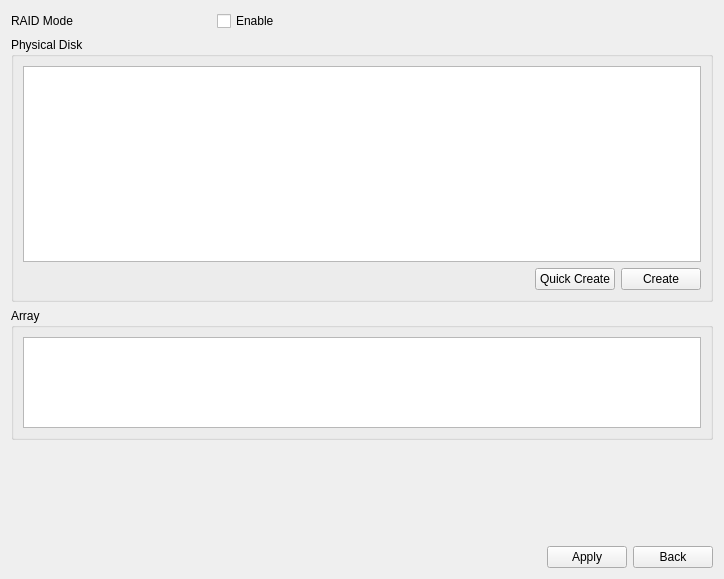
<?xml version="1.0" encoding="UTF-8"?>
<ui version="4.0">
 <class>RaidSetting</class>
 <widget class="QWidget" name="RaidSetting">
  <property name="geometry">
   <rect>
    <x>0</x>
    <y>0</y>
    <width>724</width>
    <height>579</height>
   </rect>
  </property>
  <property name="windowTitle">
   <string>Form</string>
  </property>
  <layout class="QVBoxLayout" name="verticalLayout">
   <item>
    <layout class="QHBoxLayout" name="horizontalLayout_3">
     <item>
      <widget class="QLabel" name="label_raidMode">
       <property name="minimumSize">
        <size>
         <width>200</width>
         <height>0</height>
        </size>
       </property>
       <property name="text">
        <string>RAID Mode</string>
       </property>
      </widget>
     </item>
     <item>
      <widget class="QCheckBox" name="checkBox_enable">
       <property name="minimumSize">
        <size>
         <width>200</width>
         <height>0</height>
        </size>
       </property>
       <property name="text">
        <string>Enable</string>
       </property>
      </widget>
     </item>
     <item>
      <spacer name="horizontalSpacer_3">
       <property name="orientation">
        <enum>Qt::Horizontal</enum>
       </property>
       <property name="sizeHint" stdset="0">
        <size>
         <width>40</width>
         <height>20</height>
        </size>
       </property>
      </spacer>
     </item>
    </layout>
   </item>
   <item>
    <widget class="QGroupBox" name="groupBox_disk">
     <property name="sizePolicy">
      <sizepolicy hsizetype="Preferred" vsizetype="Preferred">
       <horstretch>0</horstretch>
       <verstretch>2</verstretch>
      </sizepolicy>
     </property>
     <property name="title">
      <string>Physical Disk</string>
     </property>
     <property name="flat">
      <bool>true</bool>
     </property>
     <layout class="QVBoxLayout" name="verticalLayout_2">
      <item>
       <widget class="TableView" name="tableView_disk">
        <attribute name="horizontalHeaderDefaultSectionSize">
         <number>200</number>
        </attribute>
       </widget>
      </item>
      <item>
       <widget class="QWidget" name="" native="true">
        <layout class="QHBoxLayout" name="horizontalLayout_4">
         <property name="leftMargin">
          <number>0</number>
         </property>
         <property name="topMargin">
          <number>0</number>
         </property>
         <property name="rightMargin">
          <number>0</number>
         </property>
         <property name="bottomMargin">
          <number>0</number>
         </property>
         <item>
          <spacer name="horizontalSpacer_4">
           <property name="orientation">
            <enum>Qt::Horizontal</enum>
           </property>
           <property name="sizeHint" stdset="0">
            <size>
             <width>40</width>
             <height>20</height>
            </size>
           </property>
          </spacer>
         </item>
         <item>
          <widget class="MyPushButton" name="pushButton_quickCreator">
           <property name="text">
            <string>Quick Create</string>
           </property>
          </widget>
         </item>
         <item>
          <widget class="MyPushButton" name="pushButton_creator">
           <property name="text">
            <string>Create</string>
           </property>
          </widget>
         </item>
        </layout>
       </widget>
      </item>
     </layout>
    </widget>
   </item>
   <item>
    <widget class="QGroupBox" name="groupBox_array">
     <property name="sizePolicy">
      <sizepolicy hsizetype="Preferred" vsizetype="Preferred">
       <horstretch>0</horstretch>
       <verstretch>1</verstretch>
      </sizepolicy>
     </property>
     <property name="title">
      <string>Array</string>
     </property>
     <property name="flat">
      <bool>true</bool>
     </property>
     <layout class="QVBoxLayout" name="verticalLayout_3">
      <item>
       <widget class="TableView" name="tableView_array">
        <attribute name="horizontalHeaderDefaultSectionSize">
         <number>150</number>
        </attribute>
       </widget>
      </item>
     </layout>
    </widget>
   </item>
   <item>
    <spacer name="verticalSpacer">
     <property name="orientation">
      <enum>Qt::Vertical</enum>
     </property>
     <property name="sizeHint" stdset="0">
      <size>
       <width>20</width>
       <height>100</height>
      </size>
     </property>
    </spacer>
   </item>
   <item>
    <layout class="QHBoxLayout" name="horizontalLayout_2">
     <item>
      <spacer name="horizontalSpacer_2">
       <property name="orientation">
        <enum>Qt::Horizontal</enum>
       </property>
       <property name="sizeHint" stdset="0">
        <size>
         <width>40</width>
         <height>20</height>
        </size>
       </property>
      </spacer>
     </item>
     <item>
      <widget class="MyPushButton" name="pushButton_apply">
       <property name="text">
        <string>Apply</string>
       </property>
      </widget>
     </item>
     <item>
      <widget class="MyPushButton" name="pushButton_back">
       <property name="text">
        <string>Back</string>
       </property>
      </widget>
     </item>
    </layout>
   </item>
  </layout>
 </widget>
 <customwidgets>
  <customwidget>
   <class>MyPushButton</class>
   <extends>QPushButton</extends>
   <header>mypushbutton.h</header>
  </customwidget>
  <customwidget>
   <class>TableView</class>
   <extends>QTableView</extends>
   <header>tableview.h</header>
  </customwidget>
 </customwidgets>
 <resources/>
 <connections/>
</ui>
